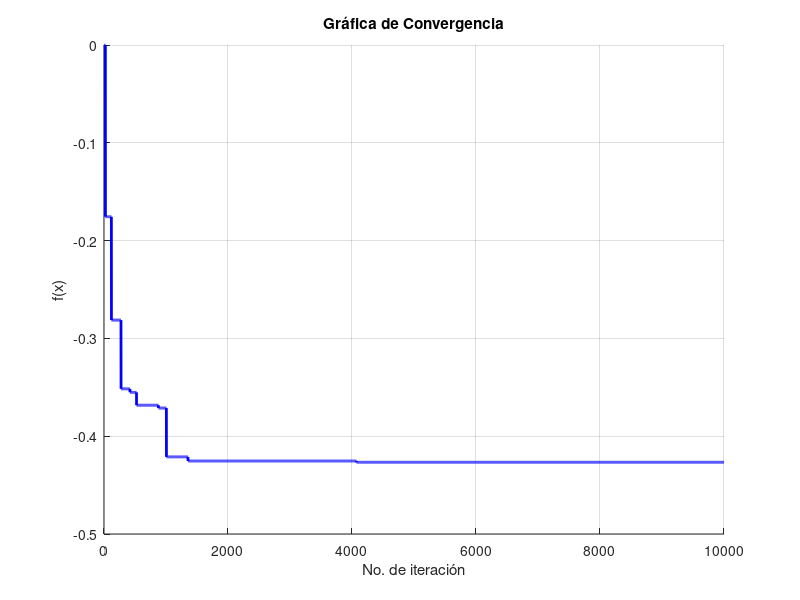
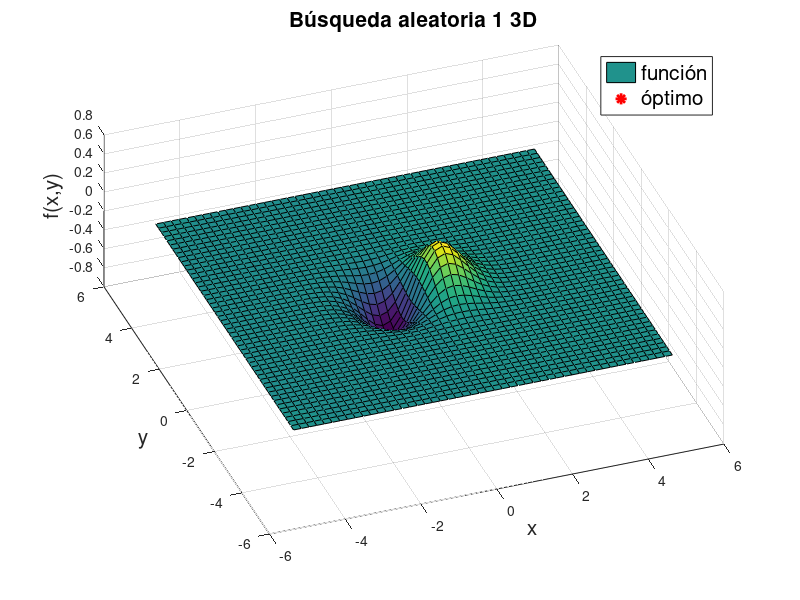
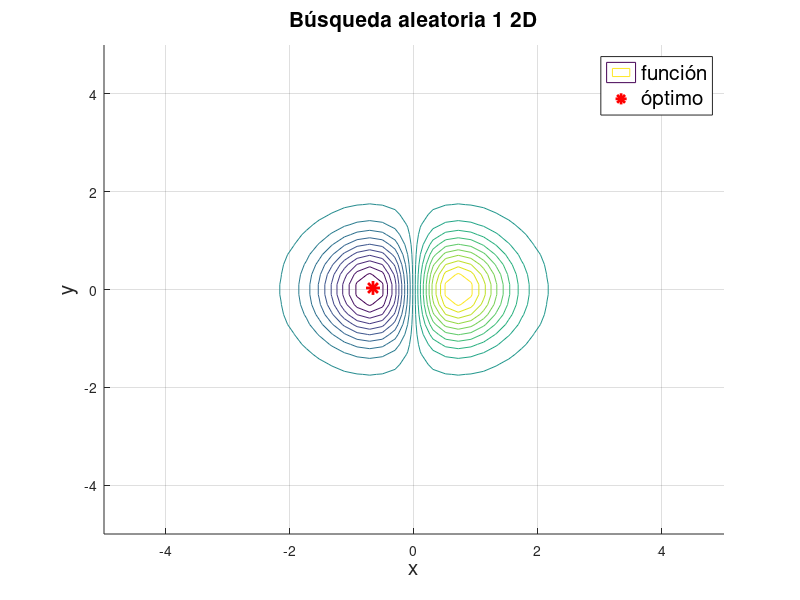

Reproduce these figures in MATLAB, in order.
clear
close all
clc

f=@(x,y) x.*exp(-x.^2-y.^2); %funcion objetivo
xl=[-5 -5]';
xu=[5 5]';



D=2;
N=10000;
fx_plot = zeros([1 N]);
x=[0 0]';

for i=1:N
 y= xl + (xu-xl).*rand(D,1);
 if f(y(1),y(2))<f(x(1),x(2))
     x = y;
 end
 fx_plot(i)=f(x(1),x(2));
end 
%Resultados

disp(['x = ' num2str(x(1))])
disp(['y = ' num2str(x(2))])
disp(['f(x,y) = ' num2str(f(x(1),x(2)))])

%Grafica de convergencia%
figure
hold on
grid on
plot(fx_plot,'b-','LineWidth',2);
title('Gráfica de Convergencia');
xlabel('No. de iteración');
ylabel('f(x)');

%Graficas resultantes%
x_lim = linspace(-5,5,50); % límites para eje x, -5 es inferior, 5 es superior, con 50 puntos
y_lim = linspace(-5,5,50); % límites para eje y, -5 es inferior, 5 es superior, con 50 puntos

[x1,y1] = meshgrid(x_lim,y_lim); % creamos una rejilla de puntos (x,y) para crear el plot
z = f(x1,y1); % evaluación de cada elemento en la rejilla para crear su valor en el eje z

figure
hold on
grid on

surf(x1,y1,z) % plot de la rejilla en 3D
plot3(x(1),x(2),f(x(1),x(2)),'r*','LineWidth',2,'MarkerSize',10) % plot de un punto cualqueira en 3
legend({'función','óptimo'},'FontSize',15)

title('Búsqueda aleatoria 1 3D','FontSize',15)
xlabel('x','FontSize',15)
ylabel('y','FontSize',15)
zlabel('f(x,y)','FontSize',15)
view([-20,60]) % estos valores definen la vista 3D del plot

figure
hold on
grid on

contour(x1,y1,z,20) % plot de la rejilla en 2D
plot(x(1),x(2),'r*','LineWidth',2,'MarkerSize',10) % plot de un punto cualqueira en 2D
legend({'función','óptimo'},'FontSize',15)
title('Búsqueda aleatoria 1 2D','FontSize',15)
xlabel('x','FontSize',15)
ylabel('y','FontSize',15)